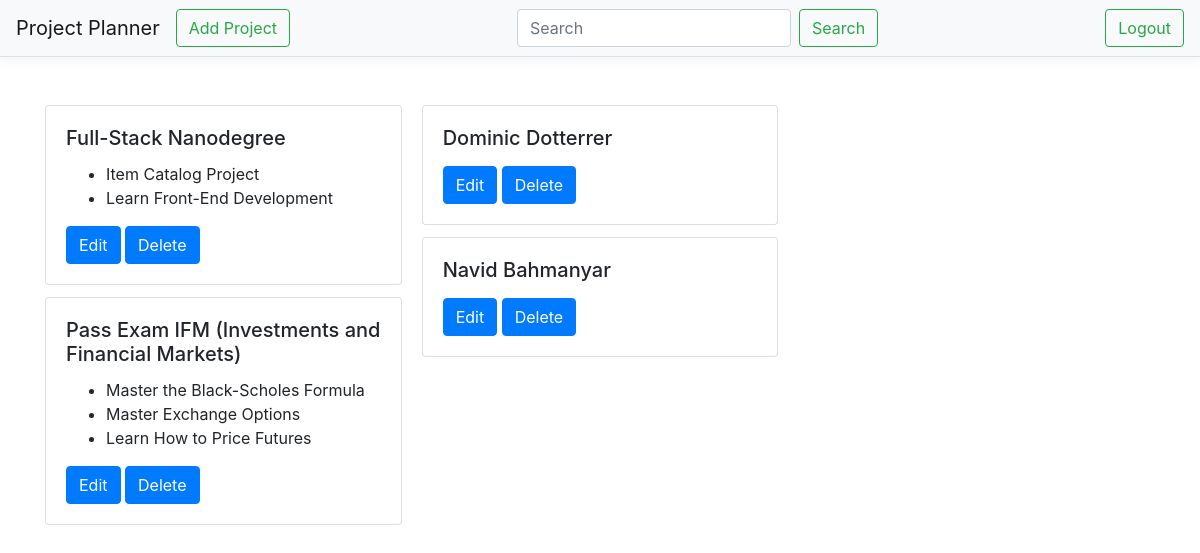
The app's page /project/ (signed in), older data.
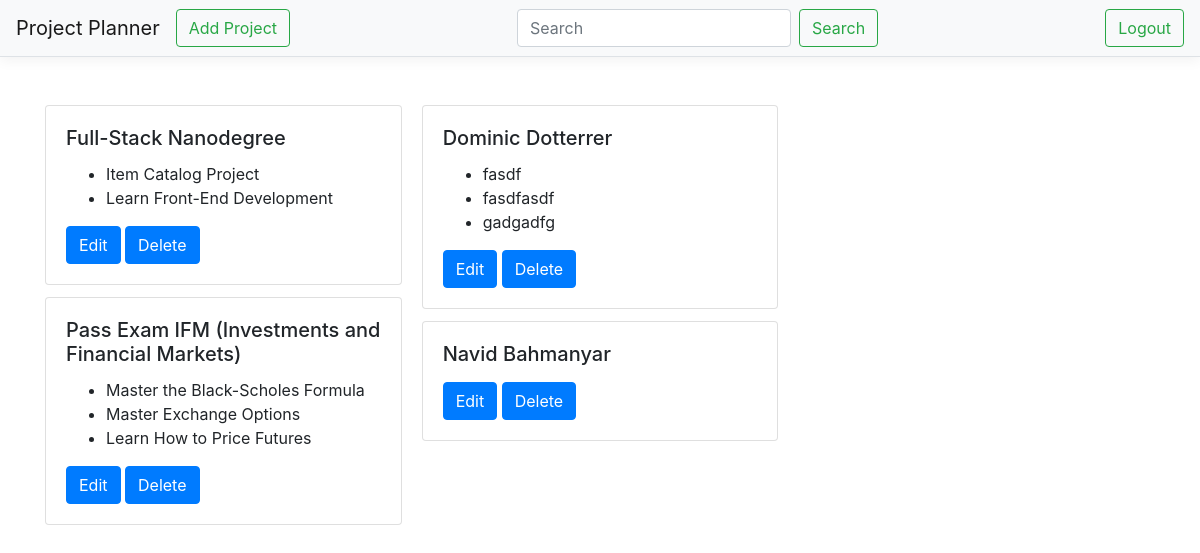
The same page, newer data.
### n_database_setup.py (models this page shows, shortened)
class Project(Base):
    __tablename__ = 'project'
    id = Column(Integer, primary_key=True)
    name = Column(String(250), nullable=False)
    items = relationship("Item", order_by="Item.id")

class Item(Base):
    __tablename__ = 'item'
    id = Column(Integer, primary_key=True)
    name = Column(String(80), nullable=False)
    description = Column(String(250))
    project_id = Column(Integer, ForeignKey('project.id'))
    project = relationship(Project)

### n_final.py (the view)
@app.route('/')
@app.route('/project/')
def index():
    projects = session.query(Project).all()
    if 'username' not in login_session:
        return render_template('catalog-main-public.html', projects={})
    else:
        return render_template('catalog-main.html', projects=projects)

### templates/catalog-main.html
{% extends "main.html" %}
{% block content %}
    <div class="card-columns">
      {% for p in projects %}
      <div class="card">
        <div class="card-body">
          <h5 class="card-title">{{p.name}}</h5>
          <ul>
            {% for i in p.items %}
            <li class="card-text">{{i.name}}</li>
            {% endfor %}
          </ul>
          <a href="/project/{{p.id}}/edit/" class="btn btn-primary">Edit</a>
          <a href="/project/{{p.id}}/delete/" class="btn btn-primary">Delete</a>
        </div>
      </div>
      {% endfor %}
    </div>
  </div>
{% endblock %}

### templates/main.html (shortened to what this page needs)
<!DOCTYPE html>
<html lang="en">
<head>
    <link rel="stylesheet" href="https://maxcdn.bootstrapcdn.com/bootstrap/4.0.0/css/bootstrap.min.css"
>
    <link rel=stylesheet type=text/css href="{{ url_for('static', filename='styles.css') }}">
</head>
<body>
<nav class="navbar navbar-expand-lg navbar-light bg-light border-bottom box-shadow" style="margin-bottom: 3em">
    <a class="navbar-brand" href="/">Project Planner</a>
    <a class="btn btn-outline-success" href="/project/new">Add Project</a>
    <form class="form-inline my-2 my-lg-0 ml-auto">
        <input class="form-control mr-sm-2" type="search" placeholder="Search" aria-label="Search">
        <button class="btn btn-outline-success my-2 my-sm-0" type="submit">Search</button>
    </form>
    <form class="form-inline my-2 my-lg-0 ml-auto">
        <a class="btn btn-outline-success my-2 my-sm-0" href="/logout">
            <span>Logout</span>
        </a>
    </form>
</nav>
    <div class="container">
        {% block content %} {% endblock %}
</body>
</html>

### static/styles.css (style rules this page uses)
.border-bottom { border-bottom: 1px solid #e5e5e5; }
.box-shadow { box-shadow: 0 .25rem .75rem rgba(0, 0, 0, .05); }

Row changes from the older to the newer data that the page shows:
added Item: name "fasdf", shown under Project "Dominic Dotterrer"
added Item: name "fasdfasdf", shown under Project "Dominic Dotterrer"
added Item: name "gadgadfg", shown under Project "Dominic Dotterrer"
